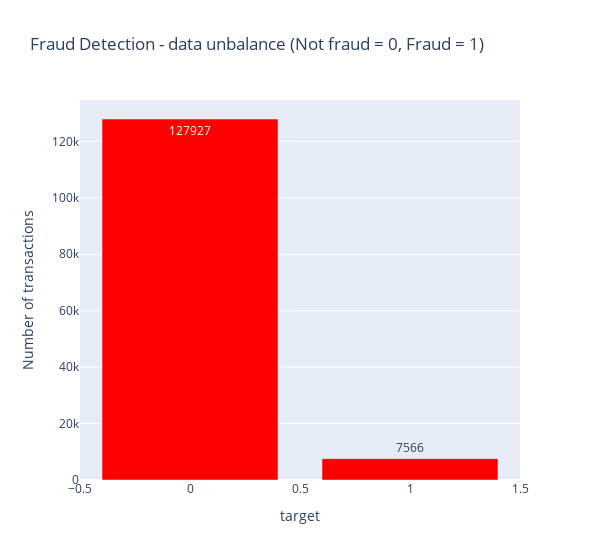

Notebook code for this chart:
### Code cell
temp = client_train["target"].value_counts()
df = pd.DataFrame({'target': temp.index,'values': temp.values})

trace = go.Bar(
    x = df['target'],y = df['values'],
    name="Fraud Detection - data unbalance (Not fraud = 0, Fraud = 1)",
    marker=dict(color="Red"),
    text=df['values']
)
data = [trace]
layout = dict(title = 'Fraud Detection - data unbalance (Not fraud = 0, Fraud = 1)',
          xaxis = dict(title = 'target', showticklabels=True), 
          yaxis = dict(title = 'Number of transactions'),
          hovermode = 'closest',width=600
         )
fig = dict(data=data, layout=layout)
iplot(fig, filename='target')

### Figure 1 — Plotly figure (JSON) as saved in the notebook; plotly's stock layout.template omitted (floating-point values rounded to 4 significant figures)
{"data": [{"marker": {"color": "Red"}, "name": "Fraud Detection - data unbalance (Not fraud = 0, Fraud = 1)", "text": [127927, 7566], "type": "bar", "x": [0, 1], "y": [127927, 7566]}], "layout": {"hovermode": "closest", "title": {"text": "Fraud Detection - data unbalance (Not fraud = 0, Fraud = 1)"}, "width": 600, "xaxis": {"showticklabels": true, "title": {"text": "target"}}, "yaxis": {"title": {"text": "Number of transactions"}}}}
